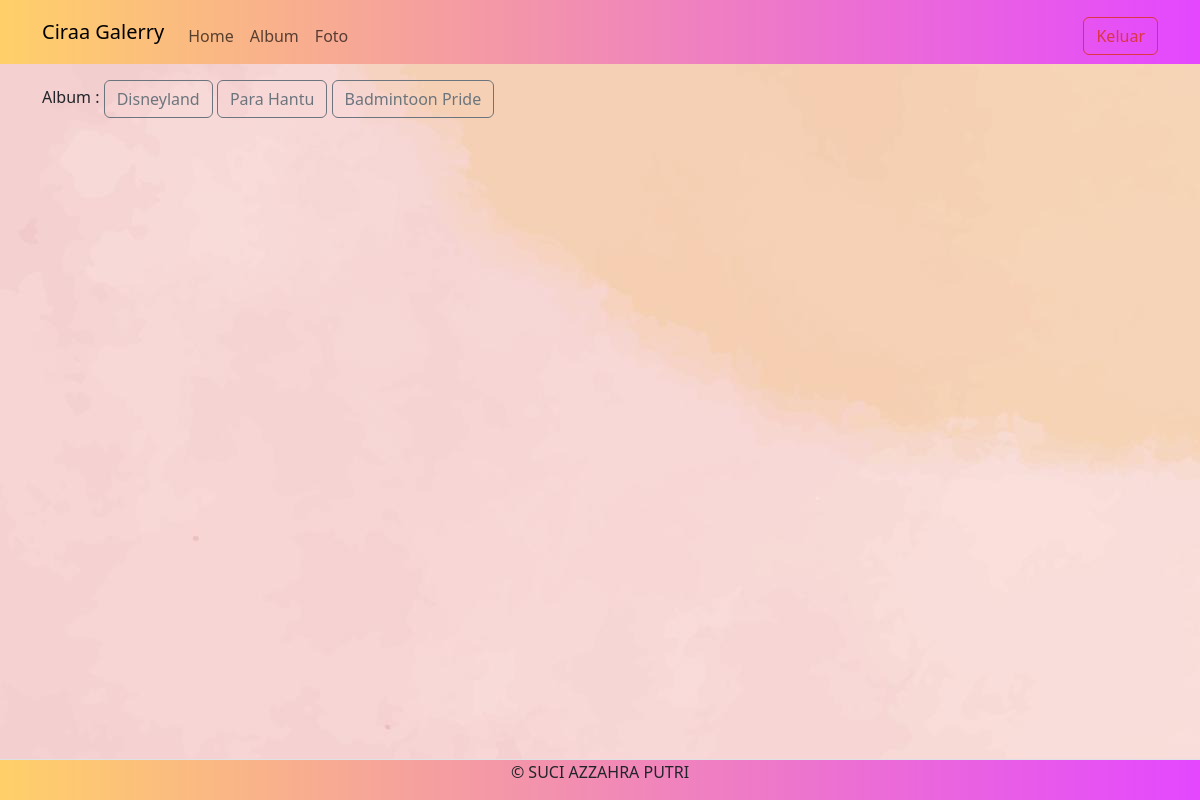
Page /admin/home.php (signed in) on the committed database.
### tables this page shows
CREATE TABLE `album` (
  `albumid` int(11) NOT NULL,
  `namaalbum` varchar(255) NOT NULL,
  `deskripsi` text NOT NULL,
  `tanggaldibuat` date NOT NULL,
  `userid` int(11) NOT NULL
);

### admin/home.php (the view, shortened to what this page needs)
<?php
$userid = $_SESSION['userid'];
include'../config/koneksi.php';
?>
<!DOCTYPE html>
<html>
<head>
  <link rel="stylesheet" type="text/css" href="../assets/css/style.css">
  <link rel="stylesheet" type="text/css" href="../assets/css/bootstrap.min.css">
  <link rel="stylesheet" href="https://cdnjs.cloudflare.com/ajax/libs/font-awesome/6.5.1/css/all.min.css"/>
</head>
<body>
<nav class="navbar navbar-expand-lg navbar-danger-subtle bg-primary-subtle">
    <div class="container">
      <a class="navbar-brand" href="galeri.php"> Ciraa Galerry </a>
      <div class="collapse navbar-collapse mt-2" id="navbarNavAltMarkup">
        <div class="navbar-nav me-auto">
          <a href="home.php" class="nav-link"> Home </a>
          <a href="album.php" class="nav-link"> Album </a>
          <a href="foto.php" class="nav-link"> Foto </a>
        </div>
        <a href="../config/aksi_logout.php" class="btn btn-outline-danger"> Keluar </a>
      </div>
    </div>
  </nav>
  <div class="container mt-3">
    Album :
  <?php
  $album = mysqli_query($koneksi, "SELECT * FROM album WHERE userid='$userid'");
  while($row = mysqli_fetch_array($album)) { ?>
  <a href ="home.php?albumid=<?php echo $row['albumid'] ?>" class ="btn btn-outline-secondary">
  <?php echo $row['namaalbum'] ?></a>
  <?php } ?>
</div>
<footer class="d-flex justify-content-center border-top mt-3 bg-primary-subtle fixed-bottom">
  <p>&copy; SUCI AZZAHRA PUTRI </p>
</footer>
</body>
</html>

### assets/css/style.css (style rules this page uses)
body { background-image: url('../img/p2.jpg'); }
.navbar { background: rgb(0,0,0); background: linear-gradient(90deg, rgba(0,0,0,1) 0%, rgba(255,208,105,1) 0%, rgba(228,71,255,1) 100%); }
footer { background: rgb(0,0,0); background: linear-gradient(90deg, rgba(0,0,0,1) 0%, rgba(255,208,105,1) 0%, rgba(228,71,255,1) 100%); }
.btn { background-color: #36a2f5; }

### rows in the picture
album: namaalbum "Disneyland"
album: namaalbum "Para Hantu"
album: namaalbum "Badmintoon Pride"
